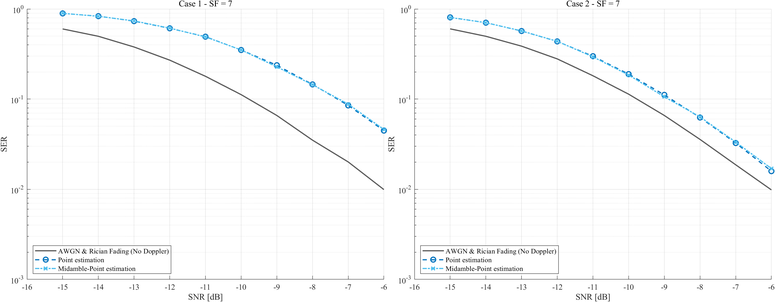
%> input picture Doppler Estimation and Compensation Techniques/lunwen/results/figure10_11_sf7_midamble_point.png, 775 x 302 px, shrunk from 3016 x 1176 before the run
$ octave combineAllSfFigures.m   (GNU Octave 9; MATLAB toolbox functions it lacks are replaced by stand-ins)
%> lines starting %> are read from the running program, lines starting %| are printed output that depends on the picture
%COMBINEALLSFFIGURES Stack the audited SF=7, SF=11 and SF=12 panels.

projectRoot = fileparts(fileparts(mfilename('fullpath')));
resultsFolder = fullfile(projectRoot, 'results');
sf7 = imread(fullfile(resultsFolder, ...
    'figure10_11_sf7_midamble_point.png'));
%> sf7 is the input picture: size 302x775x3 uint8; mean R, G, B 250.1, 250.8, 251.1
sf11 = imread(fullfile(resultsFolder, ...
    'sf11_midamble_point_case1_case2.png'));
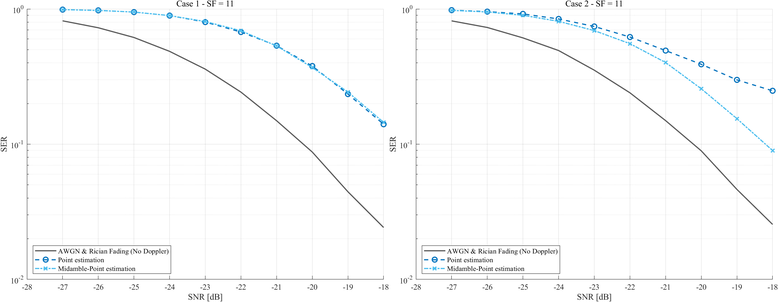
%> input picture Doppler Estimation and Compensation Techniques/lunwen/results/sf11_midamble_point_case1_case2.png, 778 x 302 px, shrunk from 3030 x 1176 before the run
%> sf11 is the input picture: size 302x778x3 uint8; mean R, G, B 250.1, 250.8, 251.2
sf12 = imread(fullfile(resultsFolder, ...
    'figure10_11_sf12_midamble_point.png'));
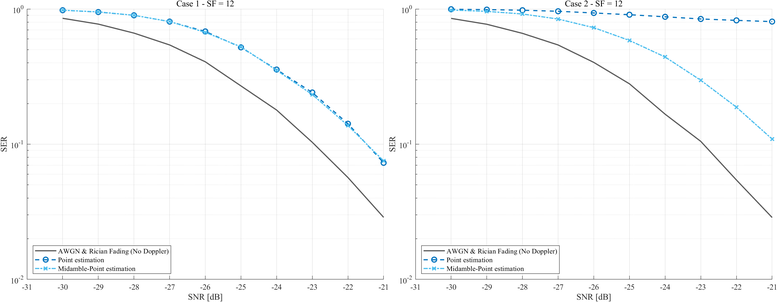
%> input picture Doppler Estimation and Compensation Techniques/lunwen/results/figure10_11_sf12_midamble_point.png, 777 x 302 px, shrunk from 3026 x 1176 before the run
%> sf12 is the input picture: size 302x777x3 uint8; mean R, G, B 250.1, 250.8, 251.2
maxWidth = max([size(sf7, 2), size(sf11, 2), size(sf12, 2)]);
%> maxWidth = 778
panelHeight = size(sf7, 1);
%> panelHeight = 302
assert(size(sf11, 1) == panelHeight && ...
    size(sf12, 1) == panelHeight, ...
    'Combined SF figures must have equal heights.');
summaryImage = uint8(255*ones(3*panelHeight, maxWidth, 3));
sf7Start = floor((maxWidth-size(sf7, 2))/2) + 1;
%> sf7Start = 2
sf11Start = floor((maxWidth-size(sf11, 2))/2) + 1;
%> sf11Start = 1
sf12Start = floor((maxWidth-size(sf12, 2))/2) + 1;
%> sf12Start = 1
summaryImage(1:panelHeight, ...
    sf7Start:sf7Start+size(sf7, 2)-1, :) = sf7;
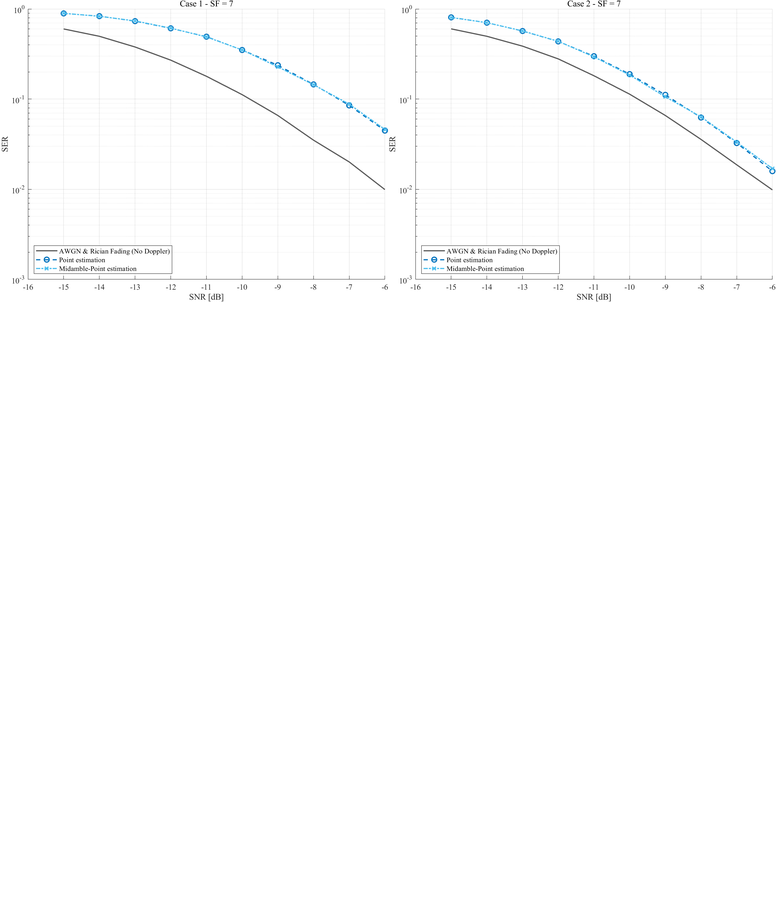
%> summaryImage: size 906x778x3 uint8; mean R, G, B 253.4, 253.6, 253.7
summaryImage(panelHeight+1:2*panelHeight, ...
    sf11Start:sf11Start+size(sf11, 2)-1, :) = sf11;
summaryImage(2*panelHeight+1:3*panelHeight, ...
    sf12Start:sf12Start+size(sf12, 2)-1, :) = sf12;
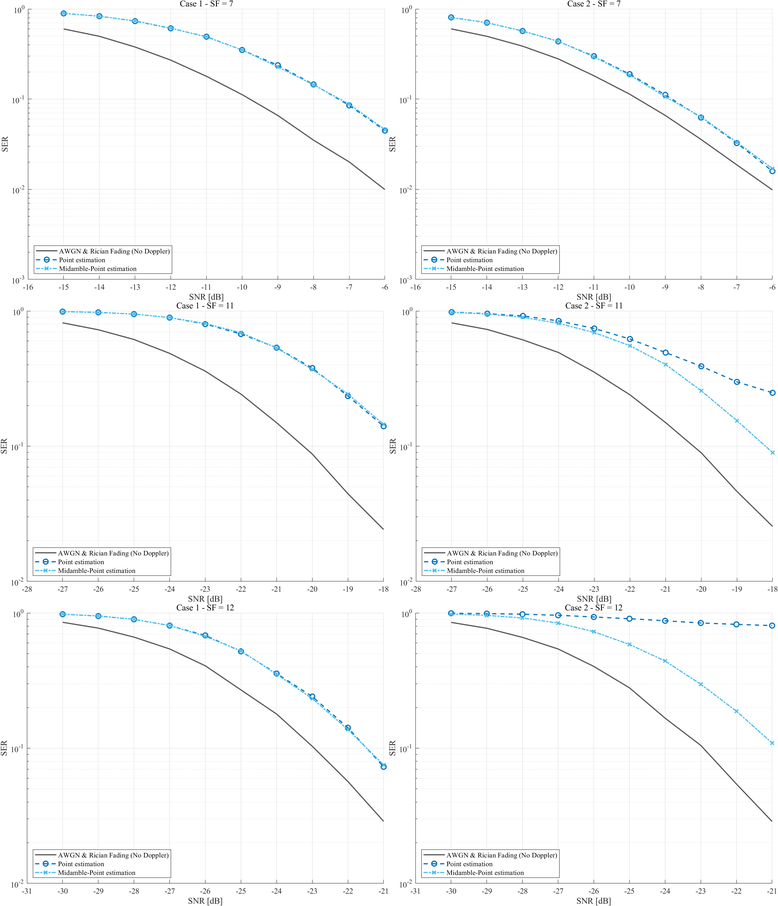
%> summaryImage: size 906x778x3 uint8; mean R, G, B 250.1, 250.8, 251.2
imwrite(summaryImage, fullfile(resultsFolder, ...
    'sf7_sf11_sf12_midamble_summary.png'));
